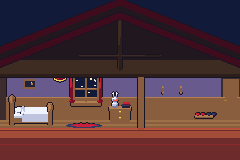

Rendered tile map (Tiled .tmx) drawn with the repository's tilesets; below, a short description and the full map source, tile grids included:
An orthogonal 15x10 tile map with 16x16 px tiles, 3 tile layers (background, main, collision), 2 tilesets and 7 objects (3x HomeProp, CameraZone, PlayerStart, Light, Door).

<map version="1.8" tiledversion="1.8.0" orientation="orthogonal" renderorder="right-down" width="15" height="10" tilewidth="16" tileheight="16" infinite="0" nextlayerid="5" nextobjectid="8">
 <properties>
  <property name="room_id" value="mitsuki_home" />
  <property name="title" value="Mitsuki's room" />
  <property name="music" value="none" />
  <property name="attach" value="Prologue, Uneasy" />
  <property name="lighting" value="palette" />
  <property name="ambient" value="0.3" />
  <property name="light_levels" value="3" />
  <property name="light_curve" value="perceived" />
  <property name="backdrop" value="#101a2a" />
 </properties>
 <tileset firstgid="1" name="mitsuki_home_tiles" tilewidth="16" tileheight="16" tilecount="103" columns="16">
  <properties>
   <property name="normal" value="mitsuki_home_tiles_n.png" />
  </properties>
  <image source="mitsuki_home_tiles.png" width="256" height="112" />
 </tileset>
 <tileset firstgid="104" source="../../engine/blutmond_collision.tsx" />
 <layer id="1" name="background" width="15" height="10">
  <properties>
   <property name="role" value="background" />
  </properties>
  <data encoding="csv">
1,1,1,1,2,3,4,5,6,7,8,1,1,1,1,
1,1,9,10,11,12,13,14,15,16,17,18,19,1,1,
20,21,22,23,24,25,26,27,26,28,29,30,31,32,33,
34,35,36,37,38,39,39,40,39,41,42,43,44,45,46,
47,48,49,50,51,52,53,54,55,56,57,57,57,58,59,
60,61,62,63,64,65,66,67,68,69,70,71,72,73,74,
75,76,77,78,79,80,81,82,83,84,85,85,85,86,87,
88,89,90,91,92,93,94,95,96,97,98,98,99,100,98,
101,101,101,101,101,101,101,101,102,101,101,101,101,101,101,
103,103,103,103,103,103,103,103,103,103,103,103,103,103,103
</data>
 </layer>
 <layer id="2" name="main" width="15" height="10">
  <properties>
   <property name="role" value="main" />
  </properties>
  <data encoding="csv">
0,0,0,0,0,0,0,0,0,0,0,0,0,0,0,
0,0,0,0,0,0,0,0,0,0,0,0,0,0,0,
0,0,0,0,0,0,0,0,0,0,0,0,0,0,0,
0,0,0,0,0,0,0,0,0,0,0,0,0,0,0,
0,0,0,0,0,0,0,0,0,0,0,0,0,0,0,
0,0,0,0,0,0,0,0,0,0,0,0,0,0,0,
0,0,0,0,0,0,0,0,0,0,0,0,0,0,0,
0,0,0,0,0,0,0,0,0,0,0,0,0,0,0,
0,0,0,0,0,0,0,0,0,0,0,0,0,0,0,
0,0,0,0,0,0,0,0,0,0,0,0,0,0,0
</data>
 </layer>
 <layer id="3" name="collision" width="15" height="10" opacity="0.5">
  <properties>
   <property name="role" value="collision" />
  </properties>
  <data encoding="csv">
0,0,0,0,0,0,0,0,0,0,0,0,0,0,0,
0,0,0,0,0,0,0,0,0,0,0,0,0,0,0,
0,0,0,0,0,0,0,0,0,0,0,0,0,0,0,
0,0,0,0,0,0,0,0,0,0,0,0,0,0,0,
0,0,0,0,0,0,0,0,0,0,0,0,0,0,0,
0,0,0,0,0,0,0,0,0,0,0,0,0,0,0,
0,0,0,0,0,0,0,0,0,0,0,0,0,0,0,
0,0,0,0,0,0,0,0,0,0,0,0,0,0,0,
105,105,105,105,105,105,105,105,105,105,105,105,105,105,105,
105,105,105,105,105,105,105,105,105,105,105,105,105,105,105
</data>
 </layer>
 <objectgroup id="4" name="objects">
  <properties>
   <property name="role" value="objects" />
  </properties>
  <object id="1" name="room" type="CameraZone" x="0" y="0" width="240" height="160" />
  <object id="2" name="start" type="PlayerStart" x="46" y="128">
   <point />
  </object>
  <object id="3" name="light" type="Light" x="60" y="80">
   <point />
   <properties>
    <property name="colour" value="#8ca0e6" />
    <property name="radius" value="250" />
    <property name="height" value="50" />
    <property name="intensity" value="0.9" />
   </properties>
  </object>
  <object id="4" name="switch" type="HomeProp" x="58" y="105">
   <point />
   <properties>
    <property name="Kind" value="Switch" />
   </properties>
  </object>
  <object id="5" name="monster" type="HomeProp" x="80" y="99">
   <point />
   <properties>
    <property name="Kind" value="Monster" />
   </properties>
  </object>
  <object id="6" name="katana" type="HomeProp" x="172" y="90">
   <point />
   <properties>
    <property name="Kind" value="Katana" />
    <property name="Gives" value="Katana" />
   </properties>
  </object>
  <object id="7" name="to_street" type="Door" x="224" y="88" width="16" height="40">
   <properties>
    <property name="target_room" value="rural_street" />
    <property name="target_door" value="to_home" />
    <property name="direction" value="east" />
    <property name="needs" value="Katana" />
   </properties>
  </object>
 </objectgroup>
</map>
